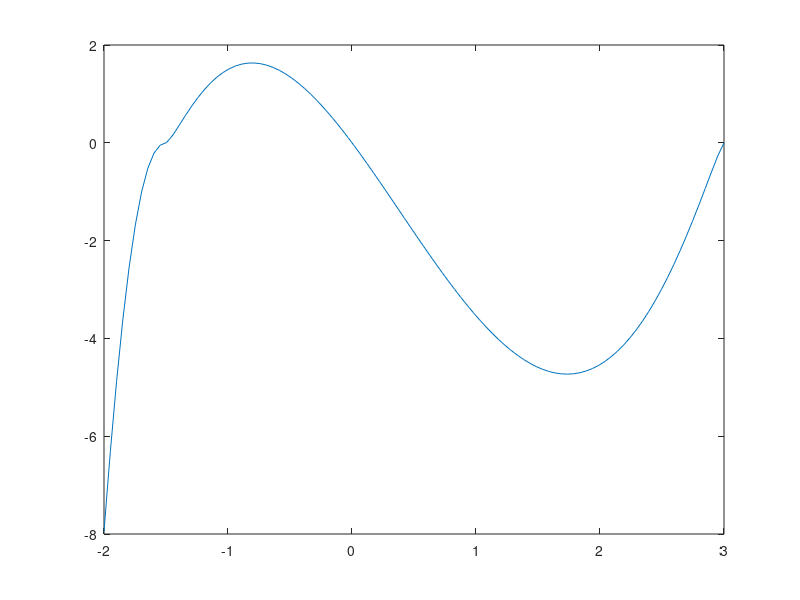

The MATLAB script that drew this image:
a = linspace(-2,3,100);
my = 1; H = 1; R = 1;
g2 = (-(a-3)./(a*2+3)).^(-1./(a*3))
gamma = (-(a-3)./(a*2+3)).^(-1./(a*3))
p = 2*my*(H/R)*((a.^2 - a*7 + 12).*g2.^(a-5) - (4*a.^2 + a*14 + 12).*g2.^(-a*2-5))
plot(a,p)